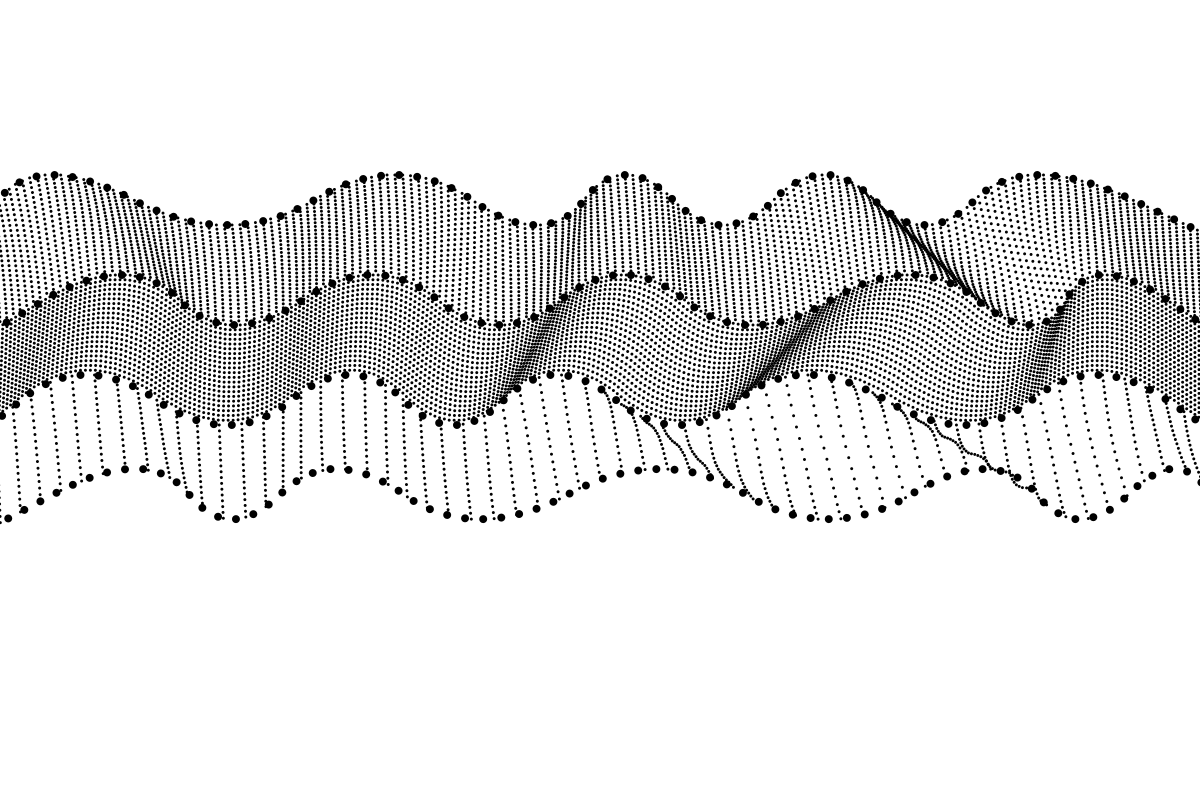
Frame 1 (no input)
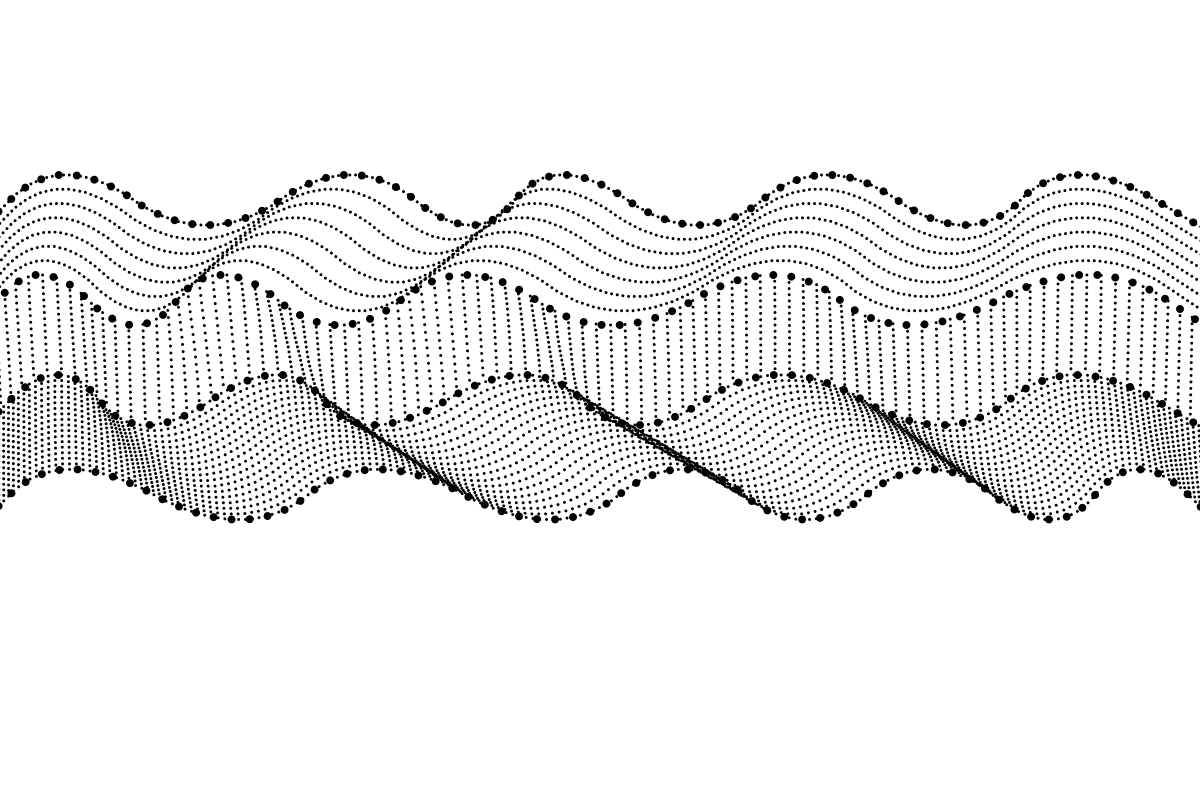
Frame 2 (the mouse pressed at the canvas centre, redrawn once)

The Processing sketch that drew these frames (run headless with seeded random() and noise(); the mouse was pressed at the canvas centre and the sketch redrawn once):

// Processing sketch: sketch_20210108_curves_only
// ── sketch_20210108_curves_only.pde
/*

 For GENUARY 2021 : Day 8
 Prompt : Curves Only
 
 */

void setup() {
  size(1200, 800);
  fill(0);
  noStroke();
}

void draw() {
  noLoop();
  background(255);

  int partition_size = 70;
  int num_bins = 10;
  int min = 3;
  int max = 15;
  float add_factor = 0.8; // 0 -> 1  chaotic -> uniform
  int num_additions = int(add_factor * (partition_size - num_bins * min));

  float border = -40;
  float w = (width - 2 * border) / (partition_size);
  float h = 50;

  int num_main_rows = 4;
  int main_row_circ = 8;
  int main_row_points = 80;
  int[] lerp_rows_range = {7, 25};
  int lerp_row_circ = 3;
  int[] points_per_row_range = {60, 300};


  PVector[][] all_points = new PVector[num_main_rows][num_bins + 1];

  for (int j = 0; j < num_main_rows; j++) {
    float row_offset = 2 * h * (j - int(num_main_rows / 2));
    float row_h = height / 2 + row_offset;

    PVector[] points = new PVector[num_bins + 1];
    float[] parts = partition(0, partition_size, num_bins, num_additions, min, max);
    for (int i = 0; i < points.length; i++) {
      float x = border + parts[i] * w;
      float y = row_h + h * (i % 2 == 0 ? 1 : - 1);
      points[i] = new PVector(x, y);
    }
    all_points[j] = points;
  }

  PVector[] lerp_row_points = new PVector[all_points[0].length];	

  for (int i = 0; i < all_points.length - 1; i++) {		
    int num_lerp_rows = int(random(lerp_rows_range[0], lerp_rows_range[1]));
    int points_per_row = int(random(points_per_row_range[0], points_per_row_range[1]));

    for (int k = 0; k < num_lerp_rows; k++) {
      float pct = k / float(num_lerp_rows);

      for (int j = 0; j < lerp_row_points.length; j++) {
        lerp_row_points[j] = lerpVector(all_points[i][j], all_points[i + 1][j], pct);
      }

      PVector[] ch = chaikin(lerp_row_points, 3);
      PVector[] lerp_row = spaceEvenly(ch, points_per_row);

      for (PVector p : lerp_row) {
        circle(p.x, p.y, lerp_row_circ);
      }

      int k_mod = k % num_lerp_rows;
      if (k_mod == 0 || (i == all_points.length - 2 && k_mod == num_lerp_rows - 1)) {
        PVector[] main_row = spaceEvenly(ch, main_row_points);
        for (PVector p : main_row) {
          circle(p.x, p.y, main_row_circ);
        }
      }
    }
  }
}

void keyPressed() {
  if (key == ' ') {
    loop();
  }
  if (key == 's' || key == 'S') {
    int y = year();
    int m = month();
    int d = day();
    int h = hour();
    int n = minute();
    int s = second();
    String filename = "CurvesOnly" + Integer.toString(y) + Integer.toString(m) + Integer.toString(d) + Integer.toString(h) + Integer.toString(n) + Integer.toString(s) + ".png";
    save("Images/" + filename);
    println("Saved: " + filename);
  }
}

// ── funcs.pde
PVector[] chaikin(PVector[] points, int iter) {
	for (int it = 0; it < iter; it++) {
		int num_next = 2 * points.length;
		PVector[] next_points = new PVector[num_next];
		next_points[0] = points[0];
		next_points[next_points.length - 1] = points[points.length - 1];
		for (int i = 0; i < points.length - 1; i++) {
			PVector p1 = points[i];
			PVector p2 = points[i + 1];
			PVector d = PVector.sub(p2, p1);
			next_points[2 * i + 1] = PVector.add(p1, PVector.mult(d, 0.25));
			next_points[2 * i + 2] = PVector.add(p1, PVector.mult(d, 0.75));
		}
		points = next_points;
	}
	return points;
}


void connect(PVector[] points, boolean close) {
	beginShape();
	for (PVector p : points) {
	  vertex(p.x, p.y);
	}
	if (close) {
	  endShape(CLOSE);
	} else {
	  endShape();
	}
}


PVector[] spaceEvenly(PVector[] points, int num_points) {
	float total_length = 0;

	for (int i = 0; i < points.length - 1; i++) {
	  total_length += PVector.dist(points[i], points[i + 1]);
	}
	
	float spacing = total_length / (num_points - 1);
	
	PVector[] spaced_points = new PVector[num_points];
	spaced_points[0] = points[0];
	
	int idx = 0;
	PVector p1 = points[0];
	PVector p2 = points[1];
	PVector prev = p1;
	
	for (int i = 0; i < num_points - 1; i++) {
	  float d1 = 0;
	  float d2 = 0;
	  p1 = prev;
	  while(d2<spacing) {
	    d1 = d2;
	    d2 += PVector.dist(p1, p2);
	    if (d2 < spacing && idx + 1 < points.length - 1) {
	      idx++;
	      p1 = points[idx];
	      p2 = points[idx + 1];
	    }
	  }

	  float pct = (spacing - d1) / (d2 - d1);
	  prev = PVector.lerp(p1, p2, pct);
	  spaced_points[i + 1] = prev;
	}
	
	spaced_points[spaced_points.length - 1] = points[points.length - 1];
	return spaced_points;
}


PVector lerpVector (PVector vec1, PVector vec2, float pct) {
  return new PVector(
    lerp(vec1.x, vec2.x, pct),
    lerp(vec1.y, vec2.y, pct)
  );
}


float[] partition(float x1, float x2, int num_bins, int num_additions, float min_size, float max_size) {
  /*
    Split the range x1 - x2 into num_bins number of bins, each initialized with a size min. 
    Whatever range remains if added incrementally to a random bin. 
  */
  float[] bins = new float[num_bins];
  float[] ends = new float[num_bins + 1];
  ArrayList<Integer> valid = new ArrayList<Integer>();
  float add_size = ((x2 - x1) - min_size * num_bins) / num_additions;

  for (int i = 0; i < num_bins; i++) {
    bins[i] = min_size;
    valid.add(i);
  }
  
  for (int i = 0; i < num_additions; i++) {
    int v_idx = int(random(valid.size()));
    int j = valid.get(v_idx);
    bins[j] += add_size;
    if (bins[j] > max_size - add_size) {
      valid.remove(v_idx);
    }
  }
  
  ends[0] = x1;
  ends[num_bins] = x2;
  for (int i = 1; i < num_bins; i++) {
    ends[i] = ends[i - 1] + bins[i];
  }
  
  return ends;
}
